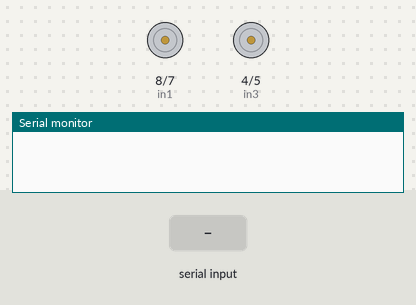
A sketch run on a simulated Arduino Uno, built with avr-gcc and run on an emulated ATmega328P. Parts: motor-driver pin pairs drawn as motors (green arrow = first pin HIGH = forward, orange = second pin HIGH = backward, longer = more drive, scaled by the enable pin), the last lines printed to the serial monitor. Inputs (shaded band) come from the test bench.

Above: at 1.2 s.
1.3 s: "1\n" received over Serial
At 1.7 s:
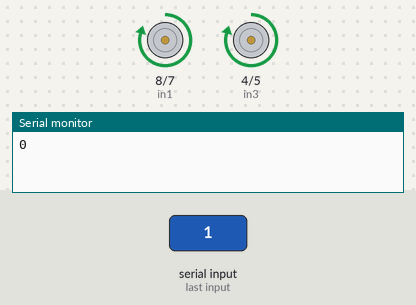
4.3 s: "2\n" received over Serial
At 5.2 s:
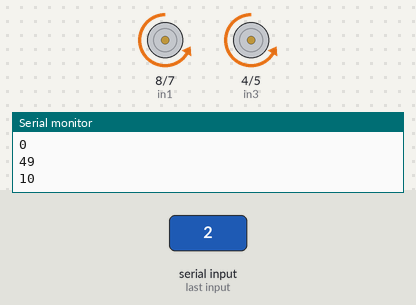
5.8 s: "4\n" received over Serial
At 6.7 s:
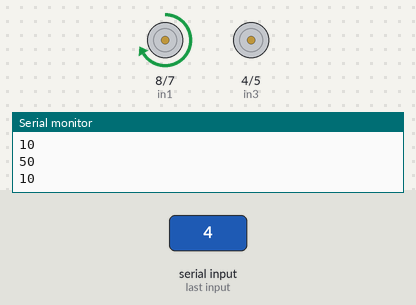
8.3 s: "5\n" received over Serial
At 9.2 s:
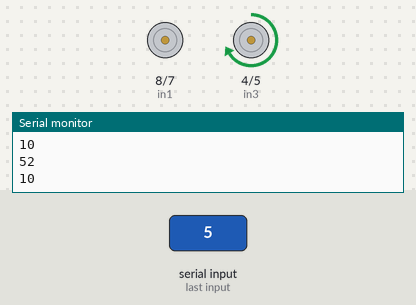
10.8 s: "3\n" received over Serial
At 11.7 s:
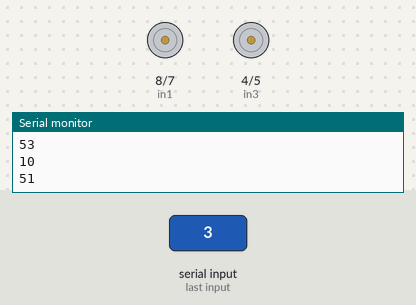
Timing chart, 0 to 13.8 s (numbered marks = the images above; inputs shaded):
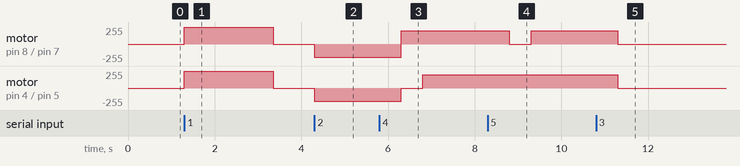

Measured:
- after the input at 1.3 s, motor on pin 8 (in1) / pin 7 (in2), motor on pin 4 (in3) / pin 5 (in4): stopped → forward 250/255 at once, → stopped 2.0 s later
- after the input at 4.3 s, motor on pin 8 (in1) / pin 7 (in2), motor on pin 4 (in3) / pin 5 (in4): stopped → backward 200/255 at once
- after the input at 5.8 s, motor on pin 8 (in1) / pin 7 (in2): backward 200/255 → forward 200/255 after 0.50 s; motor on pin 4 (in3) / pin 5 (in4): backward 200/255 → stopped after 0.50 s, → forward 200/255 0.50 s later
- after the input at 8.3 s, motor on pin 8 (in1) / pin 7 (in2): forward 200/255 → stopped after 0.50 s, → forward 200/255 0.50 s later
- after the input at 10.8 s, motor on pin 8 (in1) / pin 7 (in2), motor on pin 4 (in3) / pin 5 (in4): forward 200/255 → stopped after 0.50 s

The sketch:

bluetooth_vehicle.ino
```cpp
// Motor A

int enA=9;
int in1=8;
int in2=7;

// Motor B

int enB = 3;
int in3 = 4;
int in4 = 5;
int data,datas ;

void setup()

{
  Serial.begin(9600);

  pinMode(enA,OUTPUT);
  pinMode(enB,OUTPUT);
  pinMode(in1,OUTPUT);
  pinMode(in2,OUTPUT);
  pinMode(in3,OUTPUT);
  pinMode(in4,OUTPUT);

}

void demoForward()
{

  analogWrite(enA,250);
  analogWrite(enB,250);
  digitalWrite(in1,HIGH);
  digitalWrite(in2,LOW);
  digitalWrite(in3,HIGH);
  digitalWrite(in4,LOW);
  delay(2000);

}

void demobackward()
{
   analogWrite(enA,200);
   analogWrite(enB,200);
   digitalWrite(in1,LOW);
   digitalWrite(in2,HIGH);
   digitalWrite(in3,LOW);
   digitalWrite(in4,HIGH);

    delay(2000);


}

void demoStop()
{

  //now turn off motro
   analogWrite(enA,200);
   analogWrite(enB,200);

   digitalWrite(in1,LOW);
   digitalWrite(in2,LOW);
   digitalWrite(in3,LOW);
   digitalWrite(in4,LOW);

}

void demoRight()

{

   analogWrite(enA,200);
   analogWrite(enB,200);
   digitalWrite(in1,HIGH);
   digitalWrite(in2,LOW);
   digitalWrite(in3,LOW);
   digitalWrite(in4,LOW);
   delay(500);

   digitalWrite(in1,HIGH);
   digitalWrite(in2,LOW);
   digitalWrite(in3,HIGH);
   digitalWrite(in4,LOW);

   delay(2000);

}

void demoLeft()
{
   analogWrite(enA,200);
   analogWrite(enB,200);
   digitalWrite(in1,LOW);
   digitalWrite(in2,LOW);
   digitalWrite(in3,HIGH);
   digitalWrite(in4,LOW);
   delay(500);

   digitalWrite(in1,HIGH);
   digitalWrite(in2,LOW);
   digitalWrite(in3,HIGH);
   digitalWrite(in4,LOW);

   delay(2000);

 }

void loop()
{

  if(Serial.available()>0)
  {
    datas=Serial.read();
    Serial.print(data);
    Serial.print("\n");
    data=datas%1000;
     if(data=='1')

     {
        demoForward();
        delay(datas);
       demoStop();
     }


     else if(data=='2')

     {
      demobackward();
     }


     else if(data=='3')

      {
       demoStop();
      }


      else if(data=='4')

      {
       demoRight();
      }


      else if(data=='5')

      {
       demoLeft();
      }

  }
}
```
